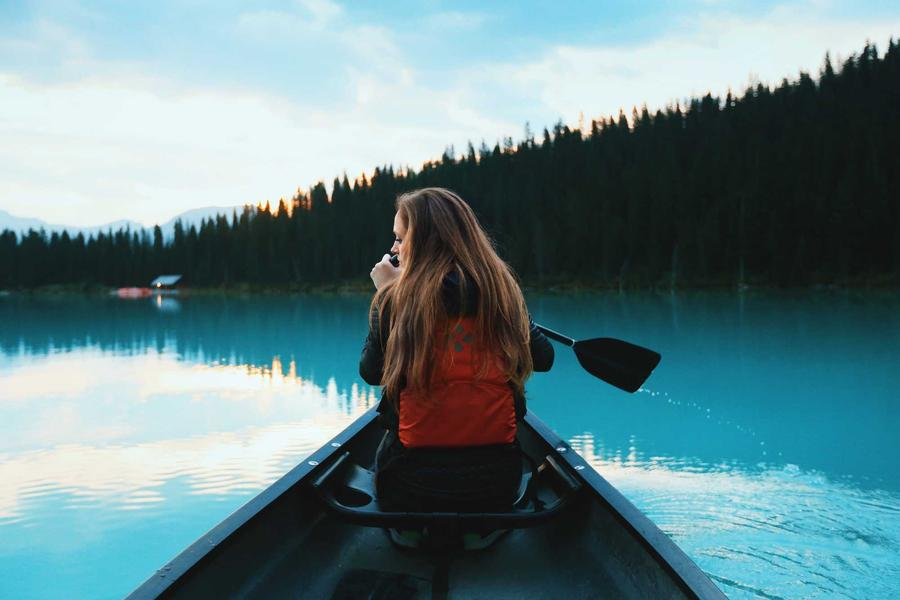
#> input picture tools/lutgen/sample.jpg, 900 x 600 px
$ python lutgen.py
#> lines starting #> are read from the running program, lines starting #| are printed output that depends on the picture
#> (reads tools/lutgen/filters.json from the repository)
#!/usr/bin/env python3
"""把 filters.json 里的配方烘焙成 3D LUT PNG，并生成样张对比图。

LUT 布局：宽 N、高 N*N 的 RGB PNG，像素 (x=r, y=b*N+g)。
按行读出来正好是 GL 3D 纹理要的 [b][g][r] 顺序，App 直接 glTexImage3D 上传。

用法：
  python3 tools/lutgen/lutgen.py                       # 生成 LUT + index.json 到 app assets
  python3 tools/lutgen/lutgen.py --preview DIR OUT_DIR # 另外用 DIR 里的照片出样张
"""
import argparse
import json
import math
from pathlib import Path

import numpy as np
from PIL import Image, ImageDraw, ImageFont

N = 33
ROOT = Path(__file__).resolve().parents[2]
RECIPES = Path(__file__).with_name("filters.json")
SAMPLE = Path(__file__).with_name("sample.jpg")
CALIBRATED = Path(__file__).with_name("calibrated")  # 滤镜条缩略图用的样图
ASSETS = ROOT / "app" / "src" / "main" / "assets" / "filters"
LUMA = np.array([0.2126, 0.7152, 0.0722])

# HSL 分区：中心色相（度）和半宽
BANDS = {
    "red": (0, 30), "orange": (30, 25), "yellow": (60, 30), "green": (120, 50),
    "cyan": (180, 35), "blue": (225, 40), "purple": (270, 35), "magenta": (315, 35),
}


def monotone_curve(points):
    """Fritsch-Carlson 单调三次插值，返回可对数组求值的函数。"""
    xs = np.array([p[0] for p in points], float)
    ys = np.array([p[1] for p in points], float)
    h = np.diff(xs)
    d = np.diff(ys) / h
    m = np.zeros_like(xs)
    m[0], m[-1] = d[0], d[-1]
    for i in range(1, len(xs) - 1):
        if d[i - 1] * d[i] <= 0:
            m[i] = 0
        else:
            w1, w2 = 2 * h[i] + h[i - 1], h[i] + 2 * h[i - 1]
            m[i] = (w1 + w2) / (w1 / d[i - 1] + w2 / d[i])

    def f(x):
        x = np.clip(x, xs[0], xs[-1])
        k = np.clip(np.searchsorted(xs, x, side="right") - 1, 0, len(xs) - 2)
        t = (x - xs[k]) / h[k]
        t2, t3 = t * t, t * t * t
        return ((2 * t3 - 3 * t2 + 1) * ys[k] + (t3 - 2 * t2 + t) * h[k] * m[k]
                + (-2 * t3 + 3 * t2) * ys[k + 1] + (t3 - t2) * h[k] * m[k + 1])

    return f


def rgb_to_hsv(c):
    r, g, b = c[..., 0], c[..., 1], c[..., 2]
    mx, mn = c.max(-1), c.min(-1)
    delta = mx - mn
    safe = np.where(delta > 1e-8, delta, 1)
    h = np.where(mx == r, ((g - b) / safe) % 6,
                 np.where(mx == g, (b - r) / safe + 2, (r - g) / safe + 4)) * 60
    h = np.where(delta > 1e-8, h, 0)
    s = np.where(mx > 1e-8, delta / np.where(mx > 1e-8, mx, 1), 0)
    return np.stack([h, s, mx], -1)


def hsv_to_rgb(c):
    h, s, v = c[..., 0] % 360, c[..., 1], c[..., 2]
    k = lambda n: (n + h / 60) % 6
    f = lambda n: v - v * s * np.clip(np.minimum(k(n), 4 - k(n)), 0, 1)
    return np.stack([f(5), f(3), f(1)], -1)


def hue_color(deg):
    """亮度归零的色相向量，用来做分离着色而不改变亮度。"""
    c = hsv_to_rgb(np.array([deg, 1.0, 1.0]))
    return c - c @ LUMA


def apply_color(c, p):
    """对 (..., 3) 的 sRGB 数组应用配方的 color 段。"""
    c = c.copy()
    t, tint = p.get("temp", 0), p.get("tint", 0)
    c = c * np.array([1 + t, 1 - tint, 1 - t])

    if "mixer" in p:  # 通道混合：输出通道 i = sum(mixer[i][j] * 输入通道 j)
        c = c @ np.array(p["mixer"], float).T

    if "curve" in p:
        c = monotone_curve(p["curve"])(c)
    for i, ch in enumerate("rgb"):
        if ch in p:
            c[..., i] = monotone_curve(p[ch])(c[..., i])

    if "mono" in p:
        w = np.array(p["mono"], float)
        y = np.clip(c, 0, 1) @ (w / w.sum())
        return np.clip(np.repeat(y[..., None], 3, -1), 0, 1)

    if "hsl" in p:
        hsv = rgb_to_hsv(np.clip(c, 0, 1))
        h = hsv[..., 0]
        dh = np.zeros_like(h)
        sm = np.ones_like(h)
        vm = np.ones_like(h)
        for band, adj in p["hsl"].items():
            center, width = BANDS[band]
            d = np.abs((h - center + 180) % 360 - 180)
            w = np.where(d < width, np.cos(d / width * math.pi / 2) ** 2, 0)
            dh += adj.get("hue", 0) * w
            sm *= 1 + (adj.get("sat", 1) - 1) * w
            vm *= 1 + adj.get("lum", 0) * w * hsv[..., 1]
        hsv[..., 0] = h + dh
        hsv[..., 1] = np.clip(hsv[..., 1] * sm, 0, 1)
        hsv[..., 2] = hsv[..., 2] * vm
        c = hsv_to_rgb(hsv)

    sat = p.get("sat", 1)
    if sat != 1:
        y = (c @ LUMA)[..., None]
        c = y + (c - y) * sat

    if "split" in p:
        sp = p["split"]
        bal = sp.get("balance", 0)
        y = np.clip(c @ LUMA, 0, 1)[..., None]
        if "shadow" in sp:
            hue, amt = sp["shadow"]
            c = c + hue_color(hue) * amt * (1 - y) ** 2 * (1 - bal)
        if "highlight" in sp:
            hue, amt = sp["highlight"]
            c = c + hue_color(hue) * amt * y ** 2 * (1 + bal)

    return np.clip(c, 0, 1)


def build_lut(p):
    g = np.linspace(0, 1, N)
    b, gg, r = np.meshgrid(g, g, g, indexing="ij")  # [b][g][r]
    return apply_color(np.stack([r, gg, b], -1), p)  # (N, N, N, 3)


def lut_to_png(lut, path):
    img = (np.round(lut.reshape(N * N, N, 3) * 255)).astype(np.uint8)
    Image.fromarray(img, "RGB").save(path, optimize=True)
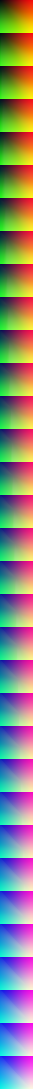
#> saved as cpm.png: PIL image 33x1089 RGB; mean R, G, B 141.1, 133.5, 123.3


def sample_lut(lut, img):
    """和 GPU 一样的三线性采样，用来验证 LUT 的效果。"""
    x = img * (N - 1)
    i0 = np.clip(np.floor(x).astype(int), 0, N - 2)
    f = x - i0
    r0, g0, b0 = i0[..., 0], i0[..., 1], i0[..., 2]
    fr, fg, fb = f[..., 0:1], f[..., 1:2], f[..., 2:3]
    out = 0
    for db in (0, 1):
        for dg in (0, 1):
            for dr in (0, 1):
                w = (fr if dr else 1 - fr) * (fg if dg else 1 - fg) * (fb if db else 1 - fb)
                out = out + w * lut[b0 + db, g0 + dg, r0 + dr]
    return out


GLOW_SHORT_SIDE = 240  # 光晕缓冲短边像素，和 App 的 GlowPass 一致


def gaussian_taps(arr, axis, step):
    """9 抽头高斯（sigma = 2 抽头），抽头间隔 step 像素，边缘夹紧。与 blur.frag 相同。"""
    out = np.zeros_like(arr)
    n = arr.shape[axis]
    idx = np.arange(n)
    weights = np.exp(-np.arange(-4, 5) ** 2 / 8.0)
    weights /= weights.sum()
    for k, wk in zip(range(-4, 5), weights):
        pos = np.clip(idx + k * step, 0, n - 1)
        i0 = np.floor(pos).astype(int)
        i1 = np.minimum(i0 + 1, n - 1)
        f = (pos - i0).reshape([-1 if d == axis else 1 for d in range(arr.ndim)])
        out += wk * (np.take(arr, i0, axis) * (1 - f) + np.take(arr, i1, axis) * f)
    return out


def halation_glow(src, hal):
    """高光阈值 → 缩到短边 240 → 两轮横竖模糊 → 放大回原尺寸。"""
    h, w, _ = src.shape
    scale = GLOW_SHORT_SIDE / min(w, h)
    gw, gh = max(1, round(w * scale)), max(1, round(h * scale))
    small = np.asarray(Image.fromarray((src * 255).round().astype(np.uint8)).resize((gw, gh), Image.BOX), float) / 255
    y = small @ LUMA
    t = np.clip((y - hal["threshold"]) / (1 - hal["threshold"]), 0, 1)
    g = small * (t * t * (3 - 2 * t))[..., None]
    step = hal.get("radius", 1.0)
    for _ in range(2):
        g = gaussian_taps(gaussian_taps(g, 1, step), 0, step)
    channels = [np.asarray(Image.fromarray(g[..., i].astype(np.float32), "F").resize((w, h), Image.BILINEAR)) for i in range(3)]
    return np.stack(channels, -1)


def light_leak(w, h, leak):
    """漏光：从光源位置向外的暖色光斑，内黄外红。与 film.frag 同公式。"""
    yy, xx = np.mgrid[0:h, 0:w]
    aspect = w / h
    dx = ((xx + 0.5) / w - leak["x"]) * aspect
    dy = (yy + 0.5) / h - leak["y"]
    r = np.sqrt((dx * 1.6) ** 2 + (dy * 0.7) ** 2)
    m = np.exp(-r * r * 6.0)
    t = np.clip(r / 0.5, 0, 1)
    t = (t * t * (3 - 2 * t))[..., None]
    color = np.array([1.0, 0.75, 0.25]) * (1 - t) + np.array([1.0, 0.2, 0.05]) * t
    return np.clip(color * m[..., None] * leak["amount"], 0, 1)


# [47 lines left out: functions bilinear, skin_mask, apply_beauty, not called in this run]


def apply_effects(img, flt, src=None, seed=7):
    """与 shader 同顺序同公式：光晕、漏光（屏幕混合）→ 暗角 → 颗粒（颗粒用 numpy 随机数近似）。
    src 是套 LUT 之前的原图，光晕从原图高光取。"""
    h, w, _ = img.shape
    hal = flt.get("halation")
    if hal and src is not None:
        glow = halation_glow(src, hal) * np.array(hal["tint"]) * hal["amount"]
        img = 1 - (1 - img) * (1 - np.clip(glow, 0, 1))
    leak = flt.get("leak")
    if leak:
        img = 1 - (1 - img) * (1 - light_leak(w, h, leak))
    v = flt.get("vignette", 0)
    if v:
        yy, xx = np.mgrid[0:h, 0:w]
        aspect = w / h
        dx, dy = (xx / w - 0.5) * aspect, yy / h - 0.5
        d = np.sqrt(dx * dx + dy * dy) / math.hypot(aspect * 0.5, 0.5)
        t = np.clip((d - 0.3) / 0.7, 0, 1)
        img = img * (1 - v * t * t * (3 - 2 * t))[..., None]
    gr = flt.get("grain", 0)
    if gr:
        rng = np.random.default_rng(seed)
        n = rng.random((h, w)) + rng.random((h, w)) - 1
        y = np.clip(img @ LUMA, 0, 1)
        img = img + (n * gr * 0.22 * (0.35 + 2.6 * y * (1 - y)))[..., None]
    return np.clip(img, 0, 1)


# [30 lines left out: functions load_font, contact_sheet, not called in this run]


def thumbnails(filters, luts, size=180):
    """滤镜条缩略图：样图居中裁正方形后套滤镜。none.jpg 是原图。"""
#> called with size = 180
    src = Image.open(SAMPLE).convert("RGB")
#> src is the input picture: PIL image 900x600 RGB; mean R, G, B 100.9, 132, 137
    s = min(src.size)
#> s = 600
    left, top = (src.width - s) // 2, (src.height - s) // 2
#> left = 150; top = 0
    arr = np.asarray(src.crop((left, top, left + s, top + s)).resize((size, size), Image.LANCZOS), float) / 255
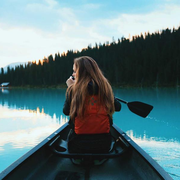
#> arr: shape (180, 180, 3) float64; mean R, G, B 0.38, 0.479, 0.495
    out = ASSETS / "thumbs"
    out.mkdir(parents=True, exist_ok=True)
    save = lambda a, name: Image.fromarray((a * 255).round().astype(np.uint8)).save(out / name, quality=88)
    save(arr, "none.jpg")
    for f in filters:
        save(apply_effects(sample_lut(luts[f["id"]], arr), f, arr), f"{f['id']}.jpg")
#> this loop made 47 passes
#> pass 1, in sample_lut, `f = x - i0`:
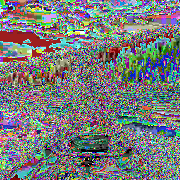
#> f: shape (180, 180, 3) float64; mean R, G, B 0.47, 0.481, 0.481
#> pass 1, in sample_lut, `r0, g0, b0 = i0[..., 0], i0[..., 1], i0[..., 2]`:
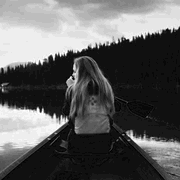
#> r0: shape (180, 180) int64; min 0, max 31, mean 11.7; drawn with min black and max white


def main():
    ap = argparse.ArgumentParser()
    ap.add_argument("--preview", nargs=2, metavar=("PHOTO_DIR", "OUT_DIR"))
    args = ap.parse_args()

    spec = json.loads(RECIPES.read_text(encoding="utf-8"))
    (ASSETS / "luts").mkdir(parents=True, exist_ok=True)
    luts, index = {}, []
    for f in spec["filters"]:
        # calibrated：用 calibrate.py 从真机对比图拟合的 LUT；color 段仍是数据覆盖不到时的先验
        cal = CALIBRATED / f"{f['id']}.png"
        if f.get("calibrated") and cal.exists():
            luts[f["id"]] = np.asarray(Image.open(cal).convert("RGB"), float).reshape(N, N, N, 3) / 255
        else:
            luts[f["id"]] = build_lut(f["color"])
        lut_to_png(luts[f["id"]], ASSETS / "luts" / f"{f['id']}.png")
        entry = {k: v for k, v in f.items() if k not in ("color", "calibrated")}
        entry["lut"] = f"filters/luts/{f['id']}.png"
        index.append(entry)
    (ASSETS / "index.json").write_text(
        json.dumps({"lutSize": N, "groups": spec["groups"], "filters": index},
                   ensure_ascii=False, indent=2), encoding="utf-8")
    thumbnails(spec["filters"], luts)
    print(f"{len(index)} 个滤镜 → {ASSETS}")

    if args.preview:
        src, out = map(Path, args.preview)
        out.mkdir(parents=True, exist_ok=True)
        for photo in sorted(src.glob("*.jpg")):
            contact_sheet(photo, spec["filters"], luts, out / f"sheet_{photo.stem}.jpg")
        print(f"样张 → {out}")


if __name__ == "__main__":
    main()
